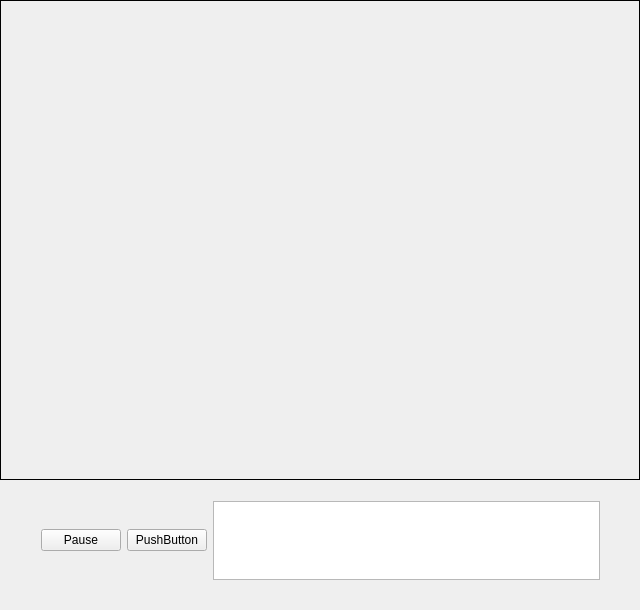
<?xml version="1.0" encoding="UTF-8"?>
<ui version="4.0">
 <class>Camera</class>
 <widget class="QMainWindow" name="Camera">
  <property name="geometry">
   <rect>
    <x>0</x>
    <y>0</y>
    <width>640</width>
    <height>610</height>
   </rect>
  </property>
  <property name="windowTitle">
   <string>Camera</string>
  </property>
  <widget class="QWidget" name="centralWidget">
   <widget class="QWidget" name="layoutWidget">
    <property name="geometry">
     <rect>
      <x>30</x>
      <y>490</y>
      <width>581</width>
      <height>101</height>
     </rect>
    </property>
    <layout class="QHBoxLayout" name="horizontalLayout_2">
     <item>
      <widget class="QPushButton" name="btnPauseOrResume">
       <property name="text">
        <string> Pause </string>
       </property>
      </widget>
     </item>
     <item>
      <widget class="QPushButton" name="Initialazition">
       <property name="text">
        <string>PushButton</string>
       </property>
      </widget>
     </item>
     <item>
      <widget class="QPlainTextEdit" name="txtXYRadius"/>
     </item>
    </layout>
   </widget>
   <widget class="QLabel" name="lblOriginal">
    <property name="geometry">
     <rect>
      <x>0</x>
      <y>0</y>
      <width>640</width>
      <height>480</height>
     </rect>
    </property>
    <property name="frameShape">
     <enum>QFrame::Box</enum>
    </property>
    <property name="text">
     <string/>
    </property>
    <property name="alignment">
     <set>Qt::AlignBottom|Qt::AlignHCenter</set>
    </property>
   </widget>
  </widget>
 </widget>
 <layoutdefault spacing="6" margin="11"/>
 <resources/>
 <connections/>
</ui>
